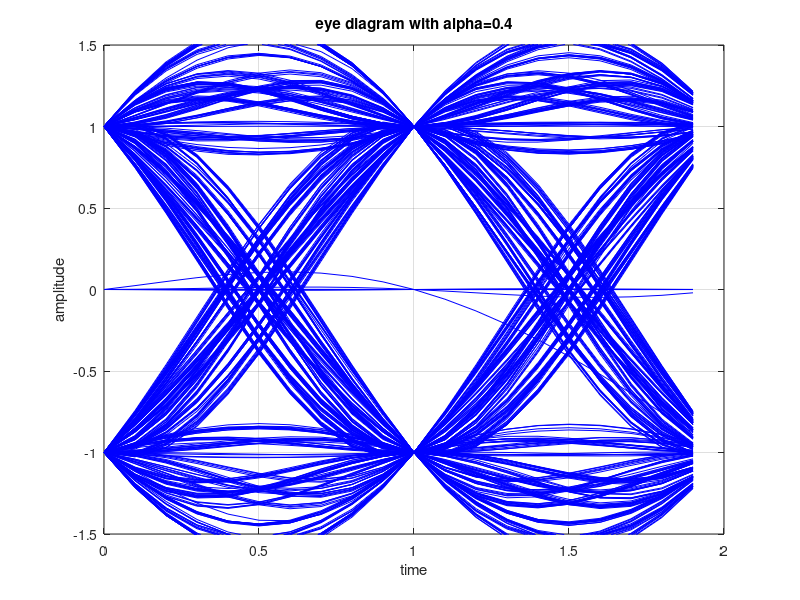
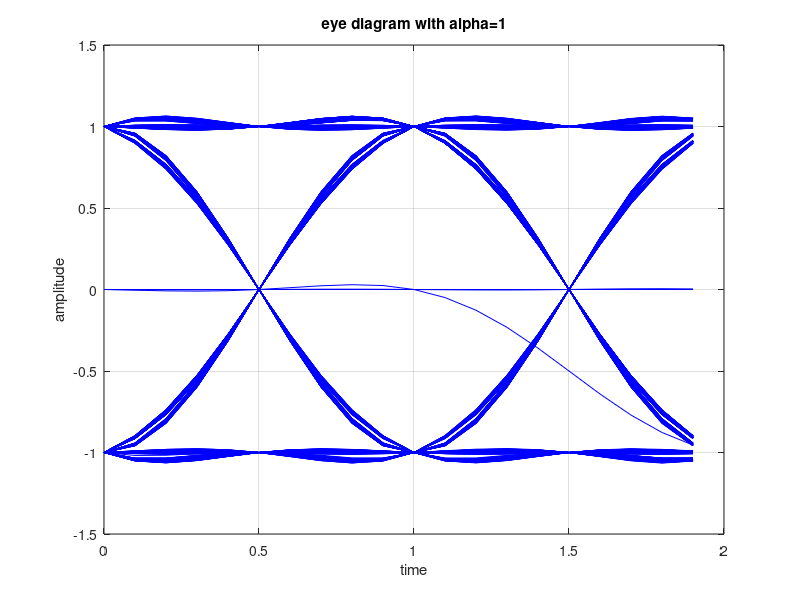

The MATLAB source for these figures, in order:
%%%%%%%%%%%%%%%%%%%%%%%%%%%%%%%%%%%%%%%%%%%%%
% Creative Commons
% Attribution-Noncommercial 2.5 India
% You are free:
% to Share — to copy, distribute and transmit the work
% to Remix — to adapt the work
% Under the following conditions:
% Attribution. You must attribute the work in the manner 
% specified by the author or licensor (but not in any way 
% that suggests that they endorse you or your use of the work). 
% Noncommercial. You may not use this work for commercial purposes. 
% For any reuse or distribution, you must make clear to others the 
% license terms of this work. The best way to do this is with a 
% link to this web page.
% Any of the above conditions can be waived if you get permission 
% from the copyright holder.
% Nothing in this license impairs or restricts the author's moral rights.
% http://creativecommons.org/licenses/by-nc/2.5/in/

% Checked for proper operation with Octave Version 3.0.0
% Author	: Krishna
% Email		: krishna@dsplog.com
% Version	: 1.1
% Date		: 25 May 2008
% Details	: Corrected the 
% Version	: 1.0
% Date		: 30 April 2008
% %%%%%%%%%%%%%%%%%%%%%%%%%%%%%%%%%%%%%%%%%%%%%%%%%%%%%%%%%%

% Script for plotting the eye diagram where transmit filtering
% is performed by raised cosine filtering with alpha=0.5, alpha=1.

clear 
N  = 10^3; % number of symbols
am = 2*(rand(1,N)>0.5)-1 + j*(2*(rand(1,N)>0.5)-1); % generating random binary sequence
fs = 10; % sampling frequency in Hz

% defining the sinc filter
sincNum = sin(pi*[-fs:1/fs:fs]); % numerator of the sinc function
sincDen = (pi*[-fs:1/fs:fs]); % denominator of the sinc function
sincDenZero = find(abs(sincDen) < 10^-10);
sincOp = sincNum./sincDen;
sincOp(sincDenZero) = 1; % sin(pix/(pix) =1 for x =0

% raised cosine filter
alpha = 0.4;
cosNum = cos(alpha*pi*[-fs:1/fs:fs]);
cosDen = (1-(2*alpha*[-fs:1/fs:fs]).^2);
cosDenZero = find(abs(cosDen)<10^-10);
cosOp = cosNum./cosDen;
cosOp(cosDenZero) = pi/4;

gt_alpha5 = sincOp.*cosOp;

alpha = 1;
cosNum = cos(alpha*pi*[-fs:1/fs:fs]);
cosDen = (1-(2*alpha*[-fs:1/fs:fs]).^2);
cosDenZero = find(abs(cosDen)<10^-10);
cosOp = cosNum./cosDen;
cosOp(cosDenZero) = pi/4;
gt_alpha1 = sincOp.*cosOp;

% upsampling the transmit sequence 
amUpSampled = [am;zeros(fs-1,length(am))];
amU = amUpSampled(:).';

% filtered sequence
st_alpha5 = conv(amU,gt_alpha5);
st_alpha1 = conv(amU,gt_alpha1);

% taking only the first 10000 samples 
st_alpha5 = st_alpha5([1:10000]);
st_alpha1 = st_alpha1([1:10000]);

st_alpha5_reshape = reshape(st_alpha5,fs*2,N*fs/20).';
st_alpha1_reshape = reshape(st_alpha1,fs*2,N*fs/20).';

close all
figure;
plot([0:1/fs:1.99],real(st_alpha5_reshape).','b');   
title('eye diagram with alpha=0.4');
xlabel('time')
ylabel('amplitude') 
axis([0 2 -1.5 1.5])
grid on

figure;
plot([0:1/fs:1.99],real(st_alpha1_reshape).','b');  
title('eye diagram with alpha=1') 
xlabel('time')
ylabel('amplitude') 
axis([0 2 -1.5 1.5 ])
grid on



